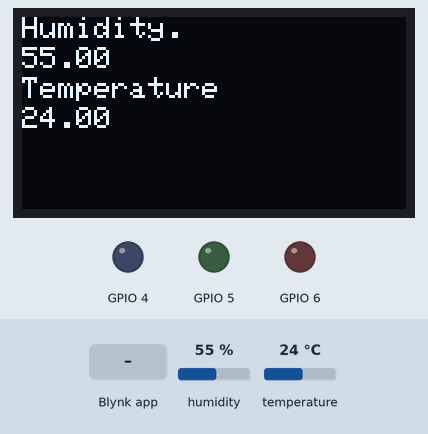
This program was run on a simulated ESP32-S3. On the bench: 128×64 one-colour display, output pins drawn as LEDs (lit = HIGH). The inputs (shaded band) are chosen by the test bench; at power-on: humidity 55 %, temperature 24 °C. WiFi joins after 1.5 s; servers stay silent unless stated.

Above: at 3.0 s.
3.1 s: Blynk app writes 1 to V2
At 3.6 s:
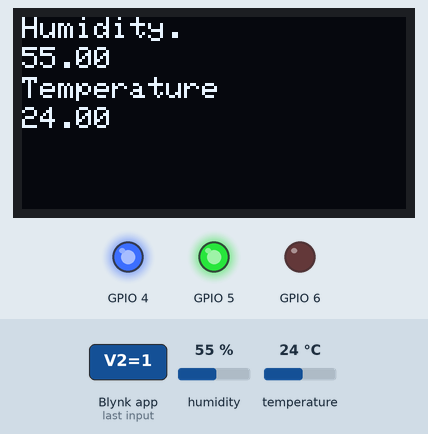
4.6 s: humidity set to 22 %
At 6.7 s:
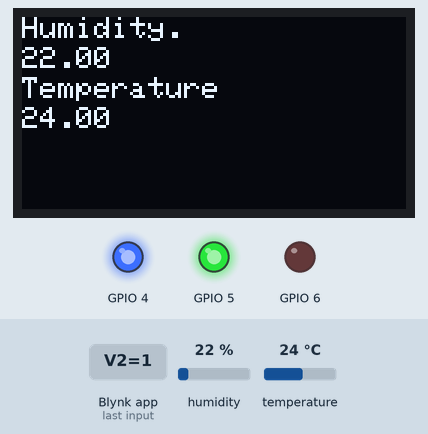
7.4 s: temperature set to 12 °C
At 8.6 s:
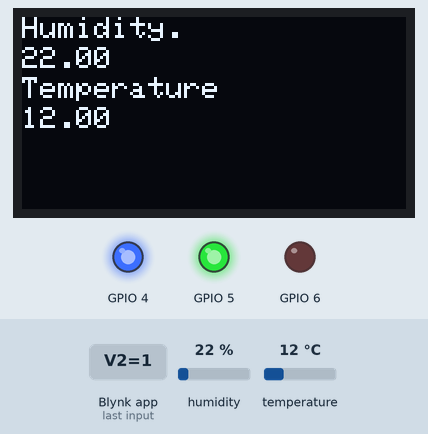
9.4 s: humidity set to 40 %
At 10.4 s:
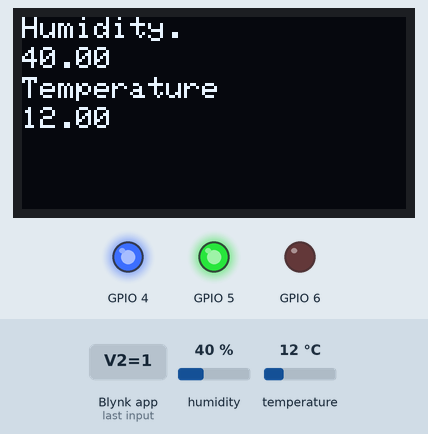
11.4 s: temperature set to 19 °C
13.4 s: Blynk app writes 0 to V2
At 14.0 s:
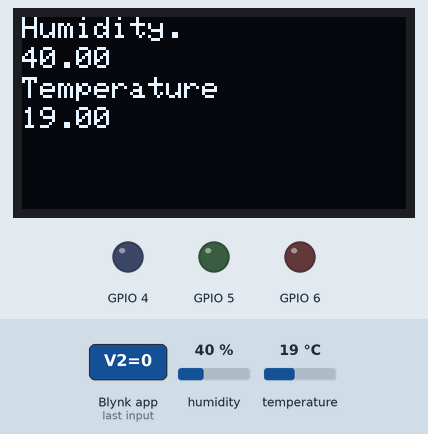
Timing chart, 0 to 15.9 s (numbered marks = the images above; inputs shaded):
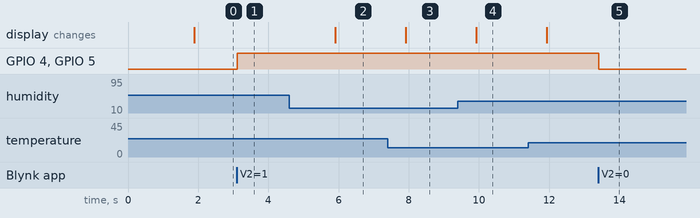

The program:

main.cpp
```cpp
#include <Arduino.h>
#include "DHT.h"
#include <Wire.h>
#include <Adafruit_SSD1306.h>


#define BLYNK_TEMPLATE_ID "TMPL6jNe7-ufd"
#define BLYNK_TEMPLATE_NAME "IOT02"
#define BLYNK_AUTH_TOKEN "pfeXGLJ2xCFGJ6S-EMjR7-QdA407SKhp"

#include <WiFi.h>
#include <WiFiClient.h>
#include <BlynkSimpleEsp32.h>

char ssid[] = "Wokwi-GUEST";
char pass[] = "";

#define SCREEN_WIDTH 128
#define SCREEN_HEIGHT 64
#define OLED_RESET -1
#define SCREEN_ADDRESS 0x3C
Adafruit_SSD1306 display(SCREEN_WIDTH,SCREEN_HEIGHT, &Wire, OLED_RESET);
DHT dht(14,DHT22);

float h,t;

BlynkTimer timer;

void myTimerEvent()
{
  Blynk.virtualWrite(V0, h);
  Blynk.virtualWrite(V1, t);
}

BLYNK_WRITE(V2)
{
int pinValue = param.asInt();
  if(pinValue == 1) // RED
  {
    digitalWrite(4, HIGH);
    digitalWrite(5, HIGH);
    digitalWrite(6, LOW);
  }
  else if(pinValue == 2)
  {
    digitalWrite(4, HIGH);
    digitalWrite(5, LOW);
    digitalWrite(6, LOW);
  }
  else if(pinValue == 3)
  {
    digitalWrite(4, LOW);
    digitalWrite(5, HIGH);
    digitalWrite(6, HIGH);
  }
  else
  {
    digitalWrite(4, LOW);
    digitalWrite(5, LOW);
    digitalWrite(6, LOW);
  }
}

void setup()
{
  dht.begin();
  pinMode(4,OUTPUT);
  pinMode(5,OUTPUT);
  pinMode(6,OUTPUT);
  if (!display.begin(SSD1306_SWITCHCAPVCC,SCREEN_ADDRESS))
    for(;;);
    display.clearDisplay();
    display.setTextSize(1);
    display.setTextColor(SSD1306_WHITE);
    display.setCursor(0,0);
    display.println("Connecting to wifi...");
    display.display();


    Blynk.begin(BLYNK_AUTH_TOKEN, ssid, pass);
    timer.setInterval(100L,myTimerEvent);
  }


void loop()
{
  h = dht.readHumidity();
  t = dht.readTemperature();
  display.clearDisplay();
  display.setCursor(0,0);
  display.println("Humidity.");
  display.setCursor(0,10);
  display.println(h);
  display.setCursor(0,20);
  display.println("Temperature");
  display.setCursor(0,30);
  display.println(t);
  display.display();

  Blynk.run();
  timer.run();
}
```

Measured:
- after the input at 3.1 s, GPIO 4, GPIO 5: LOW → HIGH at once
- after the input at 4.6 s, the display: changes after 1.3 s (image 2)
- after the input at 7.4 s, the display: changes after 0.52 s (image 3)
- after the input at 9.4 s, the display: changes after 0.53 s (image 4)
- after the input at 13.4 s, GPIO 4, GPIO 5: HIGH → LOW at once
